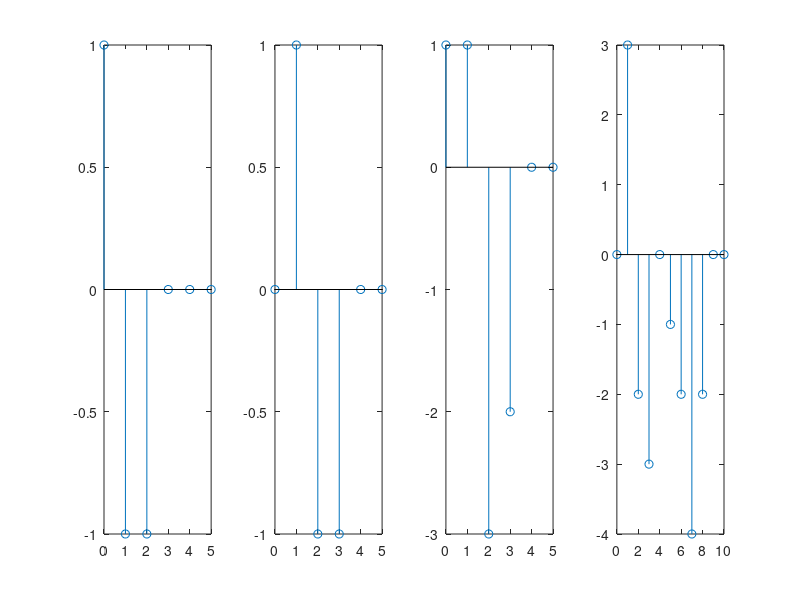

MATLAB code for this plot:
x1=[1 0 0 0 0 0];
x2=[0 1 0 0 0 0];
x3=[1 2 0 0 0 0];
b=[1 -1 -1];
a=1;
w1=filter(b,a,x1);
w2=filter(b,a,x2);
w3=filter(b,a,x3);
w4=conv(w1+2,w2);
n=0:5;
n4=0:10;
subplot(1,4,1);
stem(n,w1);
subplot(1,4,2);
stem(n,w2);
subplot(1,4,3);
stem(n,w3);
subplot(1,4,4);
stem(n4,w4);